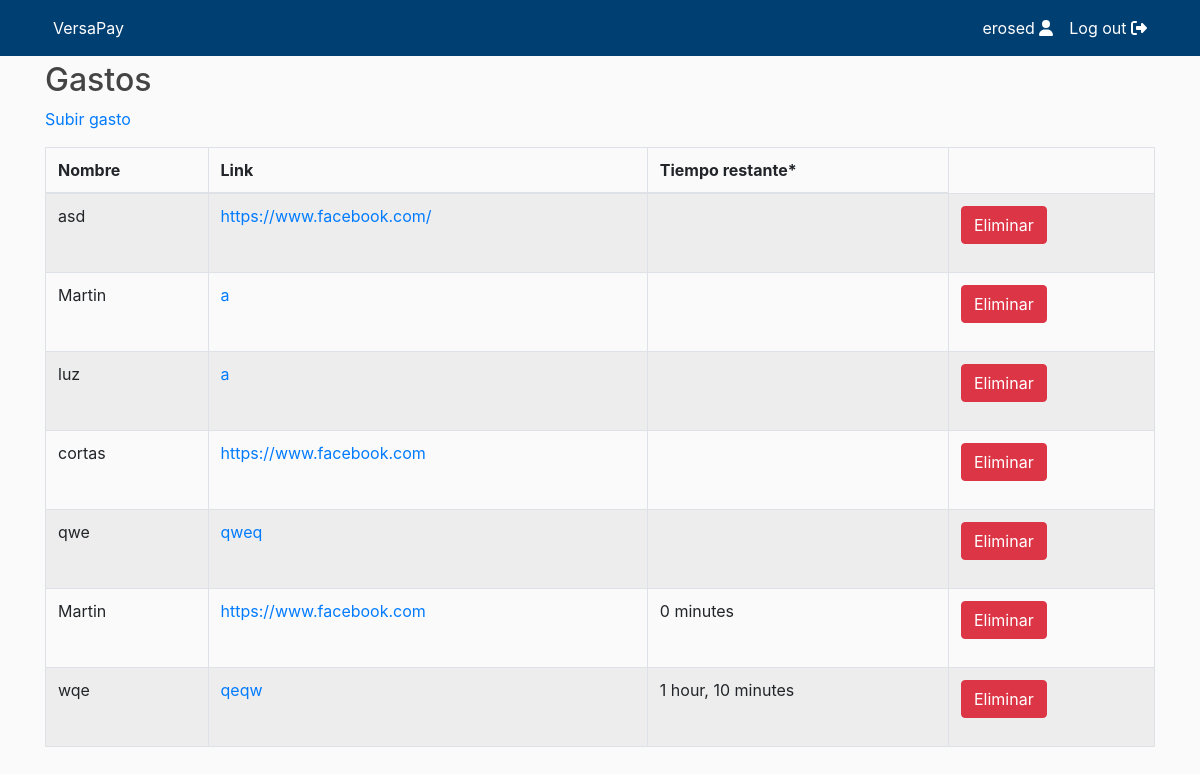
/profile/erosed/vergastos/ (signed in), run on an earlier commit of the app's database.
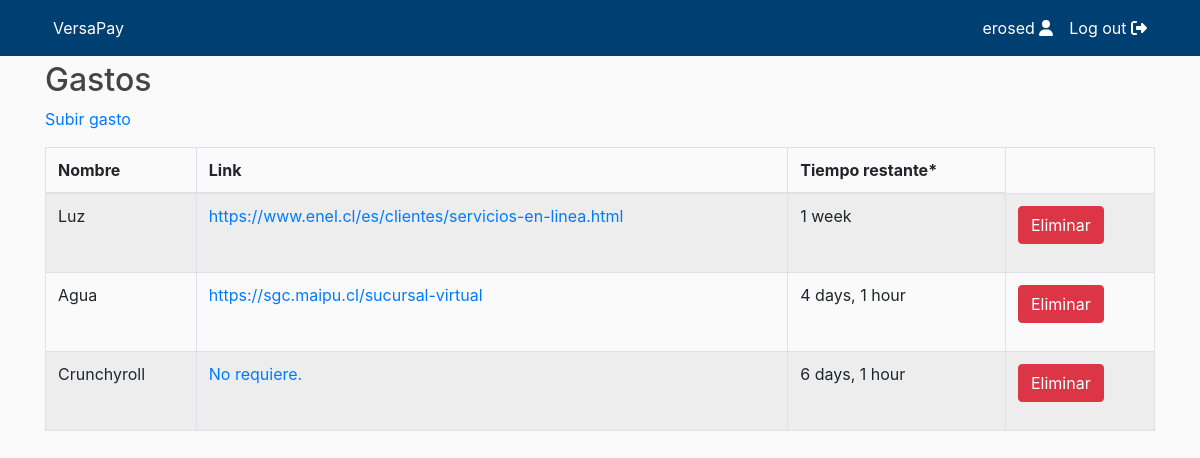
And on a later commit of the database.
### users/models.py (models this page shows, shortened)
class Gasto(models.Model):
    nombre = models.CharField(max_length=100)
    link = models.CharField(max_length=500)
    author = models.ForeignKey(get_user_model(), default=1, on_delete=models.SET_DEFAULT)
    fecha = models.DateTimeField(auto_now_add = False, auto_now = False, blank = True, null = True)

### users/views.py (the view)
# urls.py: path('profile/<username>/vergastos/', views.vergasto, name="vergastos"),
def vergasto(request, username):
	lista_gastos= Gasto.objects.filter(author=request.user.id)
	return render(request, 'users/vergastos.html', {
        'lista_gastos': lista_gastos
    })

### users/templates/users/vergastos.html (shortened to what this page needs)
{% extends "users/profile.html" %}
{% block content %}
    {% block content1 %}
        <h2>Gastos</h2>
        <p>
            <a href="subirgasto/">Subir gasto</a>
        </p>
    {% endblock %}
        <table class="table table-striped table-bordered dt-responsive nowrap" cellspacing="10" aria-describedby="mydesc">
        <thead>
            <tr>
                <th id="nombre">Nombre</th>
                <th id="link">Link</th>
                <th id="link">Tiempo restante*</th>
            </tr>
        </thead>
        <tbody>
            {% for Gasto in lista_gastos %}
                <tr>
                    <td>{{ Gasto.nombre }}</td>
                    <td><a href = "{{ Gasto.link }}" target="_blank">{{ Gasto.link }}</a></td>
                    <td>{{ Gasto.fecha|timeuntil  }}</td>
                    <td>
                        <form method="POST" action="{% url 'borrarlink' Gasto.pk %}">
                            <button type="submit" class="btn btn-danger">Eliminar</button>
                        </form>
                    </td>
                </tr>
            {% endfor %}
        </tbody>
    </table>
{% endblock %}

What changed in the data, as far as the page shows it:
removed Gasto: nombre "asd", link "https://www.facebook.com/"
removed Gasto: nombre "Martin", link "a"
removed Gasto: nombre "luz", link "a"
removed Gasto: nombre "cortas", link "https://www.facebook.com"
removed Gasto: nombre "qwe", link "qweq"
removed Gasto: nombre "Martin", link "https://www.facebook.com", fecha "0 minutes"
removed Gasto: nombre "wqe", link "qeqw", fecha "1 hour, 10 minutes"
added Gasto: nombre "Luz", link "https://www.enel.cl/es/clientes/servicios-en-linea.html", fecha "1 week"
added Gasto: nombre "Agua", link "https://sgc.maipu.cl/sucursal-virtual", fecha "4 days, 1 hour"
added Gasto: nombre "Crunchyroll", link "No requiere.", fecha "6 days, 1 hour"
